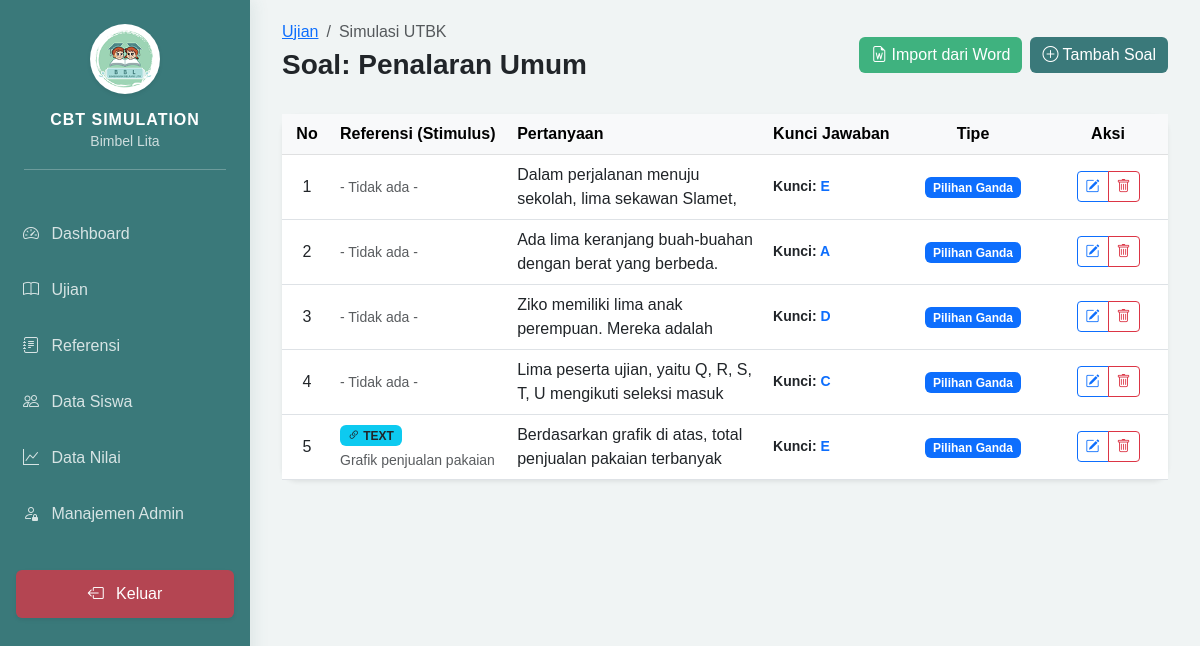
The app's page /admin/dashboard.php?page=questions&subject_id=11 (signed in), older data.
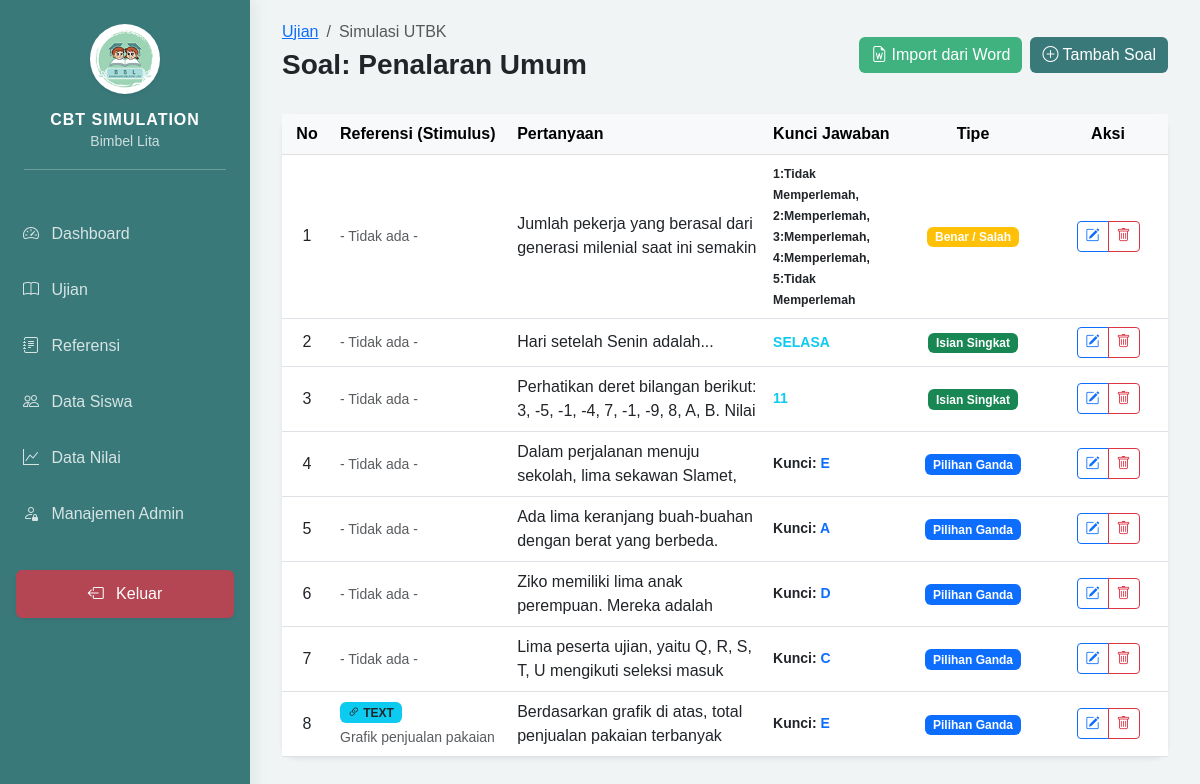
The same page, newer data.
### tables this page shows
CREATE TABLE `subjects` (
  `id` int NOT NULL,
  `exam_id` int NOT NULL,
  `name` varchar(100) NOT NULL,
  `duration` int NOT NULL,
  `max_score` decimal(10,2) DEFAULT '100.00',
  `is_active` tinyint(1) DEFAULT '1',
  `created_at` timestamp NULL DEFAULT CURRENT_TIMESTAMP
);

CREATE TABLE `exams` (
  `id` int NOT NULL,
  `exam_name` varchar(255) NOT NULL,
  `start_date` datetime NOT NULL,
  `end_date` datetime NOT NULL,
  `is_active` tinyint(1) DEFAULT '1',
  `created_at` timestamp NULL DEFAULT CURRENT_TIMESTAMP
);

CREATE TABLE `questions` (
  `id` int NOT NULL,
  `subject_id` int NOT NULL,
  `reference_id` int DEFAULT NULL,
  `question_text` text NOT NULL,
  `created_at` timestamp NULL DEFAULT CURRENT_TIMESTAMP,
  `question_type` enum('pg','bs','multi','isian') NOT NULL,
  `answer_data` json NOT NULL
);

CREATE TABLE `references` (
  `id` int NOT NULL,
  `subject_id` int NOT NULL,
  `title` varchar(255) NOT NULL,
  `type` enum('text','image') DEFAULT 'text',
  `content` text,
  `image_path` varchar(255) DEFAULT NULL,
  `created_at` timestamp NULL DEFAULT CURRENT_TIMESTAMP
);

### admin/modules/questions/index.php (the view, shortened to what this page needs)
<?php
require_once '../config/database.php';
$subject_id = $_GET['subject_id'] ?? null;
$stmtSub = $pdo->prepare("SELECT s.*, e.exam_name FROM subjects s JOIN exams e ON s.exam_id = e.id WHERE s.id = ?");
$stmtSub->execute([$subject_id]);
$subject = $stmtSub->fetch();
$query = "SELECT q.*, r.title as ref_title, r.type as ref_type
          FROM questions q
          LEFT JOIN `references` r ON q.reference_id = r.id
          WHERE q.subject_id = ?
          ORDER BY q.id DESC";
$stmt = $pdo->prepare($query);
$stmt->execute([$subject_id]);
$questions = $stmt->fetchAll();
?>
<div class="d-flex justify-content-between align-items-center mb-4">
    <div>
        <nav aria-label="breadcrumb">
            <ol class="breadcrumb mb-1">
                <li class="breadcrumb-item"><a href="dashboard.php?page=exams">Ujian</a></li>
                <li class="breadcrumb-item active"><?= htmlspecialchars($subject['exam_name']) ?></li>
            </ol>
        </nav>
        <h3 class="fw-bold">Soal: <?= htmlspecialchars($subject['name']) ?></h3>
    </div>
    <div class="d-flex gap-2">
        <a href="dashboard.php?page=questions_import&subject_id=<?= $subject_id ?>" class="btn btn-success">
            <i class="bi bi-file-earmark-word"></i> Import dari Word
        </a>
        <a href="dashboard.php?page=questions_form&subject_id=<?= $subject_id ?>" class="btn btn-primary">
            <i class="bi bi-plus-circle"></i> Tambah Soal
        </a>
    </div>
</div>
<div class="card border-0 shadow-sm">
    <div class="card-body p-0">
        <div class="table-responsive">
            <table class="table table-hover mb-0 align-middle">
                <thead class="table-light">
                    <tr>
                        <th style="width: 50px;" class="text-center">No</th>
                        <th style="width: 20%;">Referensi (Stimulus)</th>
                        <th>Pertanyaan</th>
                        <th style="width: 15%;">Kunci Jawaban</th>
                        <th style="width: 150px;" class="text-center">Tipe</th>
                        <th style="width: 120px;" class="text-center">Aksi</th>
                    </tr>
                </thead>
                <tbody>
                    <?php if (empty($questions)): ?>
                        <tr>
                            <td colspan="6" class="text-center py-5 text-muted">
                                <i class="bi bi-clipboard-x display-4"></i>
                                <p class="mt-2">Belum ada soal untuk mata pelajaran ini.</p>
                            </td>
                        </tr>
                    <?php else: ?>
                        <?php foreach ($questions as $index => $q): ?>
                        <tr>
                            <td class="text-center"><?= $index + 1 ?></td>
                            <td>
                                <?php if ($q['reference_id']): ?>
                                    <span class="badge bg-info text-dark mb-1">
                                        <i class="bi bi-link-45deg"></i> <?= strtoupper($q['ref_type'] ?? 'REF') ?>
                                    </span>
                                    <div class="small text-muted text-truncate" style="max-width: 200px;">
                                        <?= htmlspecialchars($q['ref_title'] ?? '-') ?>
                                    </div>
                                <?php else: ?>
                                    <span class="text-muted small">- Tidak ada -</span>
                                <?php endif; ?>
                            </td>
                            <td>
                                <div class="text-truncate-2" style="max-height: 3em; overflow: hidden;">
                                    <?= strip_tags($q['question_text']) ?>
                                </div>
                            </td>
                            <td>
                                <div class="small fw-bold">
                                    <?php
                                    $ansData = json_decode($q['answer_data'], true);
                                    if ($q['question_type'] == 'pg') {
                                        echo "Kunci: <span class='text-primary'>" . ($ansData['correct'] ?? '-') . "</span>";
                                    } elseif ($q['question_type'] == 'bs') {
                                        $bsArr = [];
                                        $items = isset($ansData['items']) ? $ansData['items'] : (is_array($ansData) ? $ansData : []);
                                        $labels = $ansData['labels'] ?? ['pos' => 'B', 'neg' => 'S'];
                                        $posLabel = ($labels['pos'] == 'Benar') ? 'B' : $labels['pos'];
                                        $negLabel = ($labels['neg'] == 'Salah') ? 'S' : $labels['neg'];
                                        foreach ($items as $i => $item) {
                                            $shortLabel = (($item['is_correct'] ?? 0) == 1) ? $posLabel : $negLabel;
                                            $bsArr[] = ($i+1) . ":" . $shortLabel;
                                        }
                                        echo "<small>" . implode(", ", $bsArr) . "</small>";
                                    } elseif ($q['question_type'] == 'isian') {
                                        echo "<span class='text-info'>" . htmlspecialchars($ansData['correct'] ?? '-') . "</span>";
                                    }
                                    ?>
                                </div>
                            </td>
                            <td class="text-center">
                                <?php
                                $badges = [
                                    'pg' => ['bg' => 'primary', 'label' => 'Pilihan Ganda'],
                                    'bs' => ['bg' => 'warning', 'label' => 'Benar / Salah'],
                                    'multi' => ['bg' => 'info', 'label' => 'Ceklis (Multi)'],
                                    'isian' => ['bg' => 'success', 'label' => 'Isian Singkat'],
                                ];
                                $type = $q['question_type'];
                                $badge = $badges[$type] ?? ['bg' => 'secondary', 'label' => $type];
                                ?>
                                <span class="badge bg-<?= $badge['bg'] == 'purple' ? 'dark' : $badge['bg'] ?>">
                                    <?= $badge['label'] ?>
                                </span>
                            </td>
                            <td class="text-center">
                                <div class="btn-group">
                                    <a href="dashboard.php?page=questions_form&subject_id=<?= $subject_id ?>&id=<?= $q['id'] ?>"
                                       class="btn btn-sm btn-outline-primary" title="Edit Soal">
                                        <i class="bi bi-pencil-square"></i>
                                    </a>
                                    <a href="modules/questions/process.php?action=delete&id=<?= $q['id'] ?>"
                                       class="btn btn-sm btn-outline-danger"
                                       onclick="return confirm('Yakin ingin menghapus soal ini?')"
                                       title="Hapus Soal">
                                        <i class="bi bi-trash"></i>
                                    </a>
                                </div>
                            </td>
                        </tr>
                        <?php endforeach; ?>
                    <?php endif; ?>
                </tbody>
            </table>
        </div>
    </div>
</div>

### includes/header.php (shortened to what this page needs)
<!DOCTYPE html>
<html lang="id">
<head>
    <link href="https://cdn.jsdelivr.net/npm/bootstrap@5.3.0/dist/css/bootstrap.min.css" rel="stylesheet">
    <link rel="stylesheet" href="https://cdn.jsdelivr.net/npm/bootstrap-icons@1.11.0/font/bootstrap-icons.css">
</head>
<body>
<div class="sidebar" id="sidebar">
    <div class="p-4 text-center">
        <img src="../assets/img/logo-bimbel.png" alt="Logo" class="rounded-circle bg-white p-1 mb-3 shadow-sm" style="width: 70px; height: 70px; object-fit: contain;">
        <h6 class="fw-bold mb-0" style="letter-spacing: 1px;">CBT SIMULATION</h6>
        <small class="opacity-75">Bimbel Lita</small>
        <hr class="bg-white opacity-25 mt-3">
    </div>
    <ul class="nav flex-column px-2">
        <li class="nav-item">
            <a href="dashboard.php" class="nav-link mb-2 rounded <?= !isset($_GET['page']) ? 'active' : '' ?>">
                <i class="bi bi-speedometer2 me-2"></i> Dashboard
            </a>
        </li>
        <li class="nav-item">
            <a href="dashboard.php?page=exams" class="nav-link mb-2 rounded <?= ($_GET['page'] ?? '') == 'exams' ? 'active' : '' ?>">
                <i class="bi bi-book me-2"></i> Ujian
            </a>
        </li>
        <li class="nav-item">
            <a href="dashboard.php?page=references" class="nav-link mb-2 rounded <?= ($_GET['page'] ?? '') == 'references' ? 'active' : '' ?>">
                <i class="bi bi-journal-text me-2"></i> Referensi
            </a>
        </li>
        <li class="nav-item">
            <a href="dashboard.php?page=students" class="nav-link mb-2 rounded <?= ($_GET['page'] ?? '') == 'students' ? 'active' : '' ?>">
                <i class="bi bi-people me-2"></i> Data Siswa
            </a>
        </li>
        <li class="nav-item">
            <a href="dashboard.php?page=scores" class="nav-link mb-2 rounded <?= ($_GET['page'] ?? '') == 'scores' ? 'active' : '' ?>">
                <i class="bi bi-graph-up me-2"></i> Data Nilai
            </a>
        </li>
        <li class="nav-item">
            <a href="dashboard.php?page=admins" class="nav-link mb-2 rounded <?= ($_GET['page'] ?? '') == 'admins' ? 'active' : '' ?>">
                <i class="bi bi-person-lock me-2"></i> Manajemen Admin
            </a>
        </li>
        <li class="nav-item mt-4">
            <a href="../logout.php" class="nav-link mb-2 rounded text-white bg-danger bg-opacity-75 mx-2 text-center shadow-sm">
                <i class="bi bi-box-arrow-left me-2"></i> Keluar
            </a>
        </li>
    </ul>
</div>
<div class="main-content">

### admin/dashboard.php (shortened to what this page needs)
<?php
require_once '../config/database.php';
include '../includes/header.php';
$page = $_GET['page'] ?? 'main';
?>
<div class="container-fluid">
    <?php
    switch ($page) {
        case 'questions':
            include 'modules/questions/index.php';
            break;
            ?>
            <?php
    }
    ?>
</div>
<?php include '../includes/footer.php'; ?>

### includes/footer.php (shortened to what this page needs)
</div> <script src="https://code.jquery.com/jquery-3.7.0.min.js"></script>
    <link href="https://cdn.jsdelivr.net/npm/quill@2.0.3/dist/quill.snow.css" rel="stylesheet">
</body>
</html>

### includes/header.php (style rules this page uses)
:root { --sidebar-width: 250px; --primary-teal: #3a797a; --mint-green: #a2d9c1; --mint-light: #f0fdf4; }
body { background-color: #f0f4f4; font-family: 'Poppins', sans-serif; }
.sidebar { width: var(--sidebar-width); height: 100vh; position: fixed; background: var(--primary-teal); color: white; transition: 0.3s; z-index: 1000; box-shadow: 4px 0 15px rgba(58, 121, 122, 0.1); }
.main-content { margin-left: var(--sidebar-width); transition: 0.3s; padding: 20px; }
.nav-link { color: rgba(255,255,255,0.8); font-weight: 500; padding: 12px 15px; margin-bottom: 5px; transition: all 0.2s; }
.card { border-radius: 15px; border: none; box-shadow: 0 5px 15px rgba(0,0,0,0.05); }
.btn-success { background-color: #3fb27f; border: none; }
.btn-primary { background-color: var(--primary-teal); border: none; }

Row changes from the older to the newer data that the page shows:
added questions: shows "- Tidak ada -", question_text "Jumlah pekerja yang berasal dari generasi milenial saat ini semakin…", bsArr "1:Tidak Memperlemah, 2:Memperlemah, 3:Memperlemah, 4:Memperlemah, 5:Tidak Memperlemah", question_type "Benar / Salah"
added questions: shows "- Tidak ada -", question_text "Hari setelah Senin adalah...", answer_data "SELASA", question_type "Isian Singkat"
added questions: shows "- Tidak ada -", question_text "Perhatikan deret bilangan berikut: 3, -5, -1, -4, 7, -1, -9, 8, A, B. Nilai…", answer_data "11", question_type "Isian Singkat"
